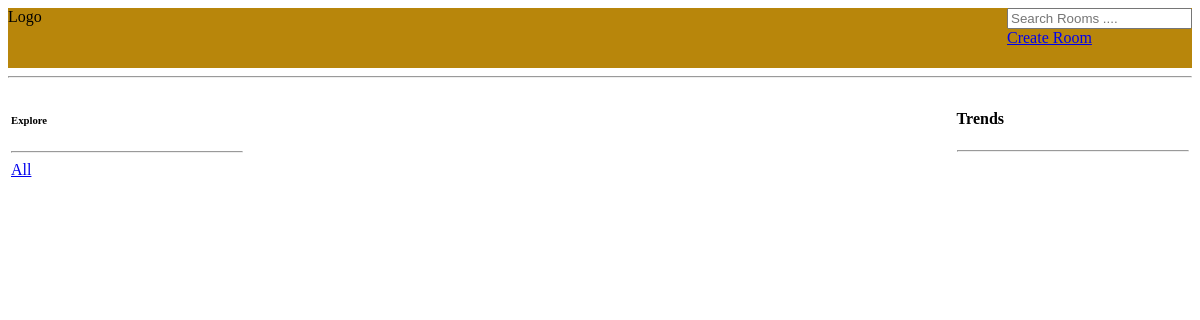
The app's page /, older data.
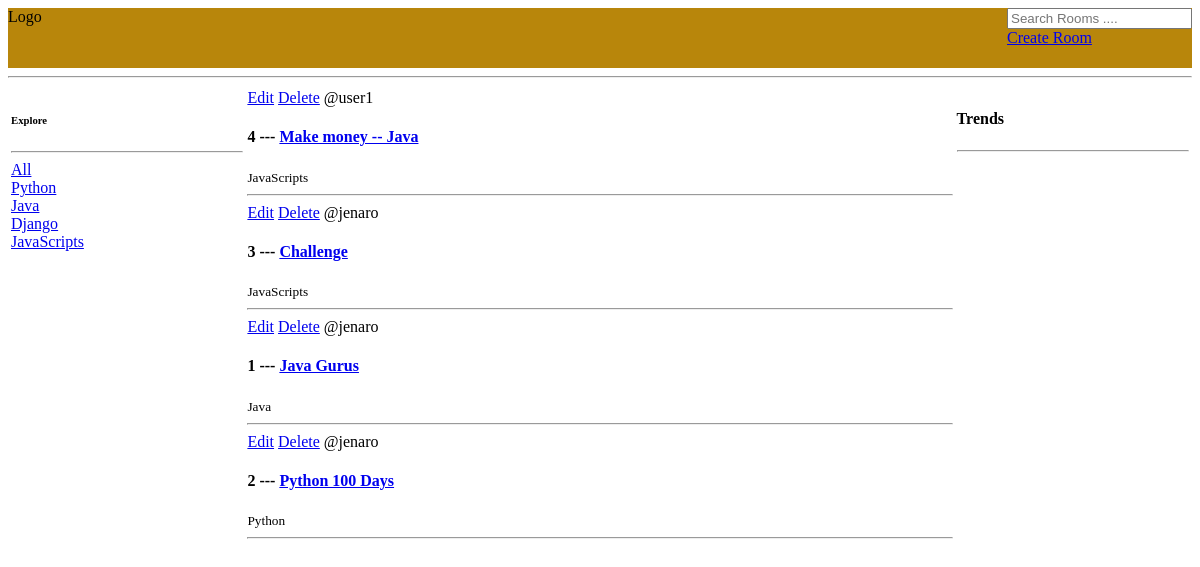
The same page, newer data.
### baseApp/models.py (models this page shows, shortened)
class Topic(models.Model):
    name=models.CharField(max_length=200)

class Room(models.Model):
    host=models.ForeignKey(User, on_delete=models.SET_NULL, null=True)
    topic=models.ForeignKey(Topic, on_delete=models.SET_NULL, null=True)
    name=models.CharField(max_length=200)
    description=models.TextField(null=True, blank=True)
    updated=models.DateTimeField(auto_now=True)
    created=models.DateTimeField(auto_now_add=True)
    class Meta:
        ordering=['-updated', '-created']
    '''
    create string representation of the class(model)

    '''

### baseApp/views.py (the view)
# urls.py: path('', views.home, name="home"),
def home(request):
    q=request.GET.get('q') if request.GET.get('q')!=None else ''
    '''creating topic object .. get to query all columns from the Topic table
    '''
    topics=Topic.objects.all()
    '''Create model manager
    '''
    rooms=Room.objects.filter(topic__name__icontains=q)
    ''''''
    context ={'rooms':rooms, 'topics': topics}
    '''
    '''
    return render(request, "baseApp/home.html", context)

### baseApp/templates/baseApp/home.html (shortened to what this page needs)
{% extends "base.html" %}
{% block content %}
<div class="grid-container">
  <div class="grid-item">
    <h6>Explore</h6>
    <hr>
  <div>
    <a href="{% url 'home' %}">All</a>
   </div>
{% for topic in topics %}
   <div>
    <a href="{% url 'home' %}?q={{topic.name}}">{{ topic.name }}</a>
   </div>
{% endfor %}
  </div>
  <div class="grid-item">
<div>
    <div>
    {% for rooms in rooms %}
    <div>
    <a href="{% url 'update-room' rooms.id %}"> Edit</a>
    <a href="{% url 'delete-room' rooms.id %}"> Delete</a>
    <span>
    @{{rooms.host.username}}
    </span>
    <h4>{{rooms.id}}
    --- <a href="{% url 'room' rooms.id %}">{{rooms.name}}</a>
    </h4>
    <small>{{rooms.topic.name}}</small>
    <hr>
    </div>
    {% endfor %}
    </div>
    </div>
  </div>
  <div class="grid-item">
    <h4>Trends</h4>
    <hr>
  </div>
</div>
{% endblock %}

### templates/base.html (shortened to what this page needs)
<!DOCTYPE html>
<html lang="en">
<head>
</head>
<body>
    <nav style="height: 60px; background-color:darkgoldenrod;"><a>Logo</a><div style="float: right;">
        <form method="GET" action="{% url 'home' %}">
          <input type="text" name="q" placeholder="Search Rooms ...." />
        </form>
      <a href="{% url 'create-room' %}">Create Room</a>
        </div></nav>
        <hr>
        {% block content %}
        {% endblock %}
</body>
</html>

### templates/base.html (style rules this page uses)
.grid-container { display: grid; grid-template-columns: 20% 60% 20%; padding: 1px; }
.grid-item { padding: 2px; }

Row changes from the older to the newer data that the page shows:
added Topic: name "Python"
added Topic: name "Java"
added Topic: name "Django"
added Topic: name "JavaScripts"
added Room: host.username "user1", id "4", name "Make money -- Java", topic.name "JavaScripts"
added Room: host.username "jenaro", id "3", name "Challenge", topic.name "JavaScripts"
now on this page (row edited): Room: host.username "jenaro", id "1", name "Java Gurus", topic.name "Java"
now on this page (row edited): Room: host.username "jenaro", id "2", name "Python 100 Days", topic.name "Python"
